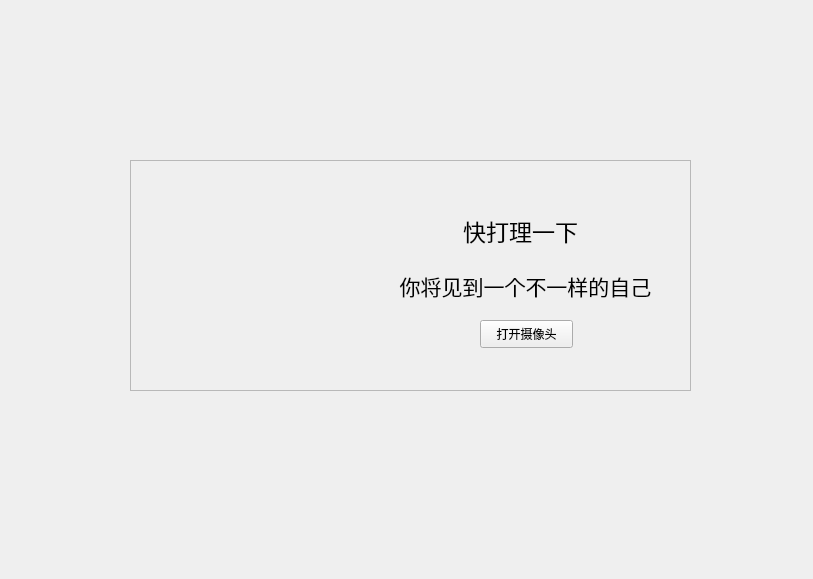
<?xml version="1.0" encoding="UTF-8"?>
<ui version="4.0">
 <class>Form</class>
 <widget class="QWidget" name="Form">
  <property name="geometry">
   <rect>
    <x>0</x>
    <y>0</y>
    <width>813</width>
    <height>579</height>
   </rect>
  </property>
  <property name="windowTitle">
   <string>menu</string>
  </property>
  <widget class="QFrame" name="frame">
   <property name="geometry">
    <rect>
     <x>130</x>
     <y>160</y>
     <width>561</width>
     <height>231</height>
    </rect>
   </property>
   <property name="frameShape">
    <enum>QFrame::StyledPanel</enum>
   </property>
   <property name="frameShadow">
    <enum>QFrame::Raised</enum>
   </property>
   <widget class="QPushButton" name="pushButton">
    <property name="geometry">
     <rect>
      <x>350</x>
      <y>160</y>
      <width>93</width>
      <height>28</height>
     </rect>
    </property>
    <property name="text">
     <string>打开摄像头</string>
    </property>
   </widget>
   <widget class="QLabel" name="label">
    <property name="geometry">
     <rect>
      <x>280</x>
      <y>50</y>
      <width>221</width>
      <height>41</height>
     </rect>
    </property>
    <property name="font">
     <font>
      <pointsize>17</pointsize>
     </font>
    </property>
    <property name="text">
     <string>快打理一下</string>
    </property>
    <property name="alignment">
     <set>Qt::AlignCenter</set>
    </property>
   </widget>
   <widget class="QLabel" name="label_2">
    <property name="geometry">
     <rect>
      <x>220</x>
      <y>100</y>
      <width>351</width>
      <height>51</height>
     </rect>
    </property>
    <property name="font">
     <font>
      <pointsize>16</pointsize>
     </font>
    </property>
    <property name="text">
     <string>你将见到一个不一样的自己</string>
    </property>
    <property name="alignment">
     <set>Qt::AlignCenter</set>
    </property>
   </widget>
   <widget class="QLabel" name="label_3">
    <property name="geometry">
     <rect>
      <x>30</x>
      <y>20</y>
      <width>181</width>
      <height>201</height>
     </rect>
    </property>
    <property name="styleSheet">
     <string notr="true"/>
    </property>
    <property name="text">
     <string/>
    </property>
    <property name="pixmap">
     <pixmap resource="../img/menu.qrc">:/menu/2226.png</pixmap>
    </property>
    <property name="scaledContents">
     <bool>true</bool>
    </property>
   </widget>
  </widget>
 </widget>
 <resources>
  <include location="../img/menu.qrc"/>
 </resources>
 <connections/>
</ui>
